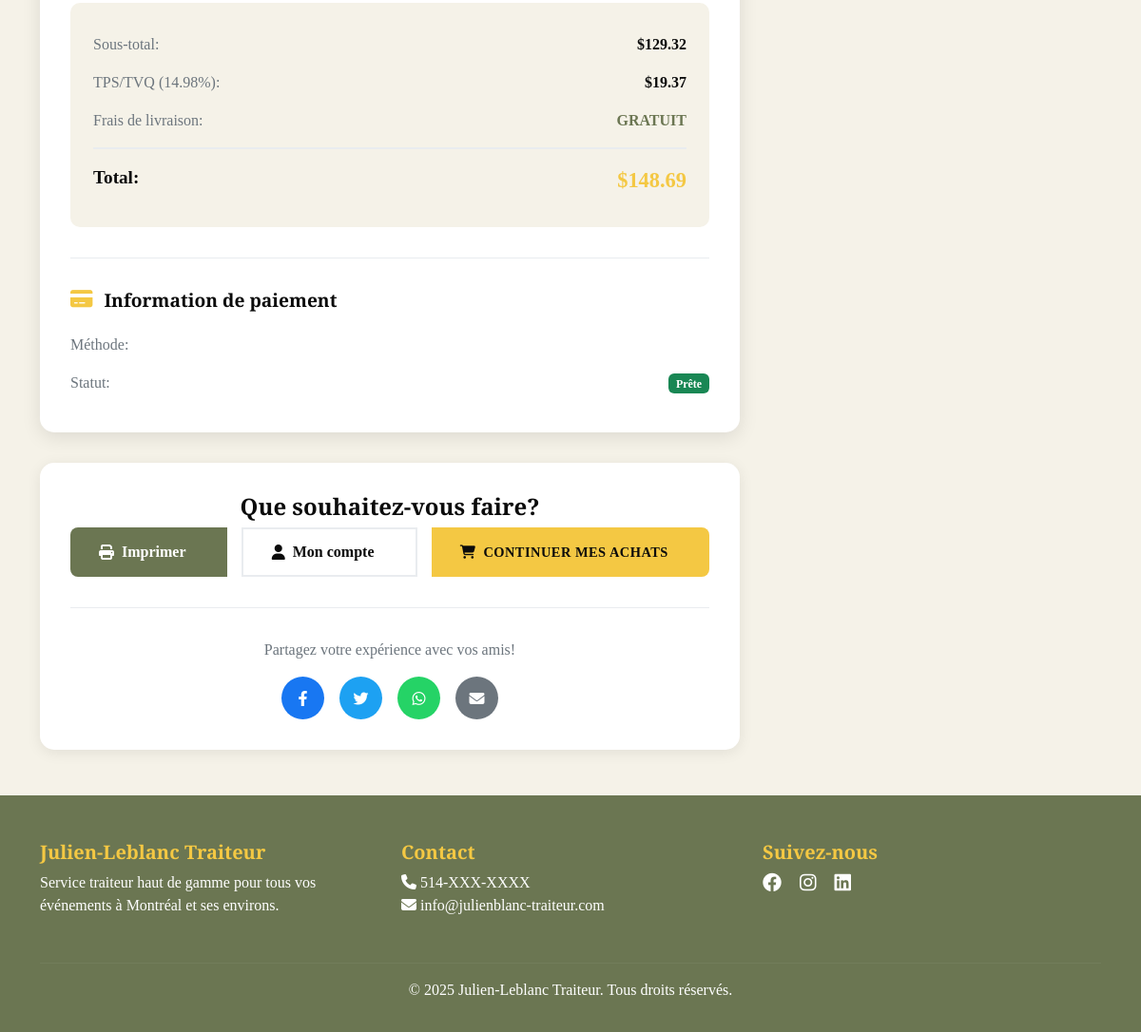
The page /order/confirmation/JLT-20250814-061C65/ (signed in, lower part) on the database as committed earlier.
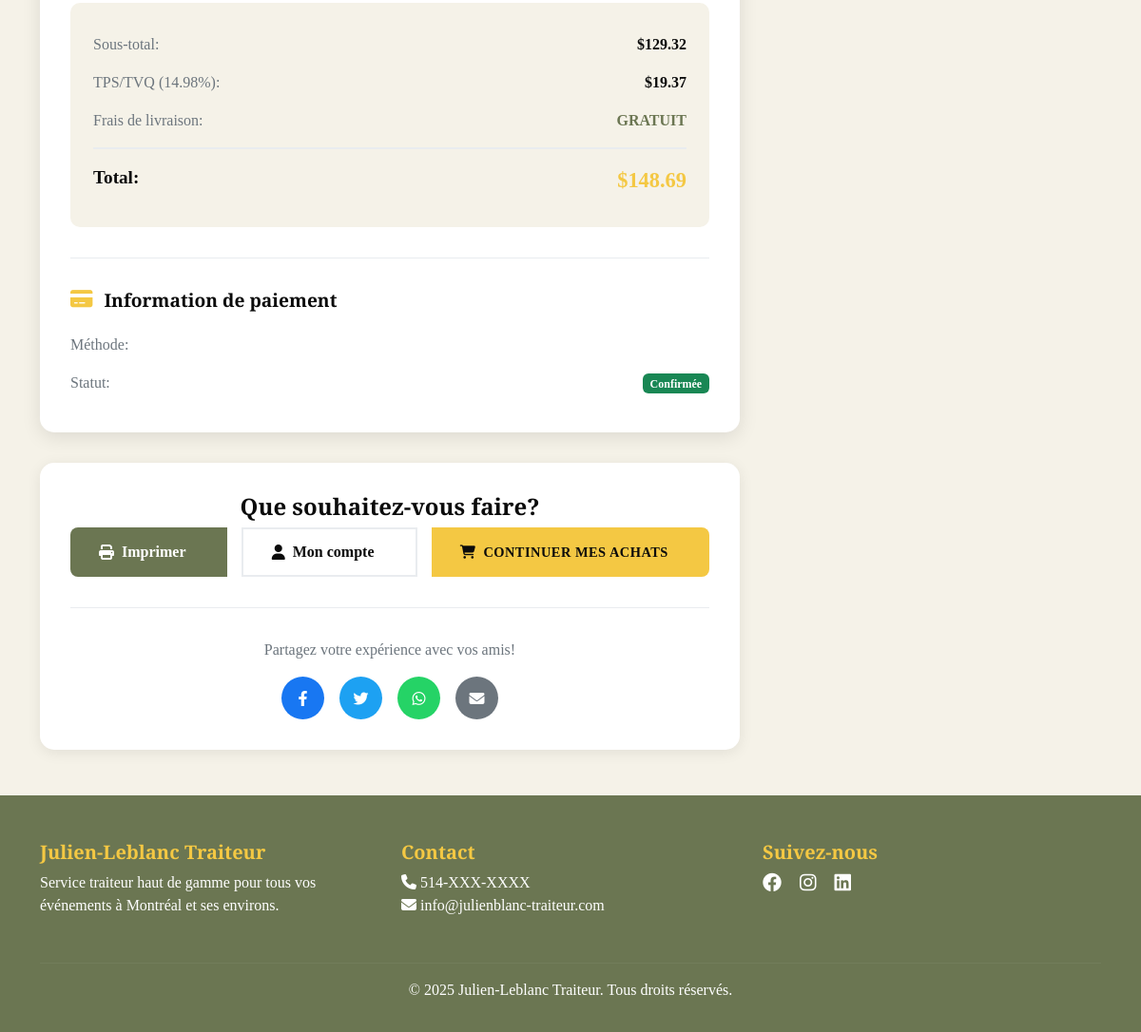
The same page on the database as committed later.
### JLTsite/models.py (models this page shows, shortened)
class Order(models.Model):
    PENDING = 'pending'
    CONFIRMED = 'confirmed'
    PREPARING = 'preparing'
    READY = 'ready'
    DELIVERED = 'delivered'
    CANCELLED = 'cancelled'
    STATUS_CHOICES = [
        (PENDING, 'En attente'),
        (CONFIRMED, 'Confirmée'),
        (PREPARING, 'En préparation'),
        (READY, 'Prête'),
        (DELIVERED, 'Livrée'),
        (CANCELLED, 'Annulée'),
    ]
    PICKUP = 'pickup'
    DELIVERY = 'delivery'
    DELIVERY_CHOICES = [
        (PICKUP, 'Ramassage'),
        (DELIVERY, 'Livraison'),
    ]
    order_number = models.CharField(max_length=50, unique=True, editable=False)
    user = models.ForeignKey(User, on_delete=models.SET_NULL, null=True, related_name='orders')
    status = models.CharField(max_length=20, choices=STATUS_CHOICES, default=PENDING)
    first_name = models.CharField(max_length=100)
    last_name = models.CharField(max_length=100)
    email = models.EmailField()
    phone = models.CharField(max_length=20)
    company = models.CharField(max_length=200, blank=True)
    delivery_type = models.CharField(max_length=20, choices=DELIVERY_CHOICES, default=DELIVERY)
    delivery_address = models.TextField()
    delivery_postal_code = models.CharField(max_length=10)
    delivery_city = models.CharField(max_length=100)
    delivery_date = models.DateField()
    delivery_time = models.TimeField()
    delivery_notes = models.TextField(blank=True)
    subtotal = models.DecimalField(max_digits=10, decimal_places=2)
    tax_rate = models.DecimalField(max_digits=5, decimal_places=2, default=Decimal('14.975'))
    tax_amount = models.DecimalField(max_digits=10, decimal_places=2)
    delivery_fee = models.DecimalField(max_digits=10, decimal_places=2, default=Decimal('0.00'))
    discount_amount = models.DecimalField(max_digits=10, decimal_places=2, default=Decimal('0.00'))
    total = models.DecimalField(max_digits=10, decimal_places=2)
    payment_method = models.CharField(max_length=50, blank=True)
    payment_status = models.CharField(max_length=50, default='pending')
    transaction_id = models.CharField(max_length=200, blank=True)
    created_at = models.DateTimeField(auto_now_add=True)
    updated_at = models.DateTimeField(auto_now=True)
    confirmed_at = models.DateTimeField(null=True, blank=True)
    delivered_at = models.DateTimeField(null=True, blank=True)
    admin_notes = models.TextField(blank=True)
    ORDER_SOURCE_CHOICES = [
        ('online', 'En ligne'),
        ('manual', 'Manuelle (téléphone/sur place)'),
        ('admin', 'Créée par admin'),
    ]
    order_source = models.CharField(
        max_length=20,
        choices=ORDER_SOURCE_CHOICES,
        default='online',
        verbose_name='Source de la commande'
    )
    created_by = models.ForeignKey(
        User,
        on_delete=models.SET_NULL,
        null=True,
        blank=True,
        related_name='orders_created',
        verbose_name='Créée par'
    )
    is_phone_order = models.BooleanField(default=False, verbose_name='Commande téléphonique')
    class Meta:
        verbose_name = 'Commande'
        verbose_name_plural = 'Commandes'
        ordering = ['-created_at']

### JLTsite/views.py (the view)
# urls.py: path('order/confirmation/<str:order_number>/', views.order_confirmation_view, name='order_confirmation'),
def order_confirmation_view(request, order_number):
    order = get_object_or_404(Order, order_number=order_number)
    if request.user != order.user and not request.user.is_staff:
        messages.error(request, 'Vous n\'avez pas accès à cette commande.')
        return redirect('shop')
    return render(request, 'JLTsite/order_confirmation.html', {'order': order})

### JLTsite/templates/JLTsite/order_confirmation.html (shortened to what the changed rows need)
{% extends 'JLTsite/base.html' %}
{% load static %}
{% load humanize %}
{% block content %}
<section class="confirmation-content">
    <div class="container">
        <div class="row">
            <div class="col-lg-8">
                <div class="order-summary-card">
                    <div class="order-body">
                        <div class="info-section">
                            <div class="totals-section">
                                <div class="total-row">
                                    <span class="total-label">Sous-total:</span>
                                    <span class="total-value">${{ order.subtotal|floatformat:2 }}</span>
                                </div>
                                <div class="total-row">
                                    <span class="total-label">TPS/TVQ ({{ order.tax_rate }}%):</span>
                                    <span class="total-value">${{ order.tax_amount|floatformat:2 }}</span>
                                </div>
                                <div class="total-row grand-total">
                                    <span class="total-label">Total:</span>
                                    <span class="total-value">${{ order.total|floatformat:2 }}</span>
                                </div>
                            </div>
                        </div>
                        <div class="info-section">
                            <div class="info-row">
                                <span class="info-value">
                                    <span class="badge bg-success">{{ order.get_status_display }}</span>
                                </span>
                            </div>
                        </div>
                    </div>
                </div>
            </div>
        </div>
    </div>
</section>
{% endblock %}

Rows that differ between the two databases and show on the page:
changed Order: status "Prête" → "Confirmée"
